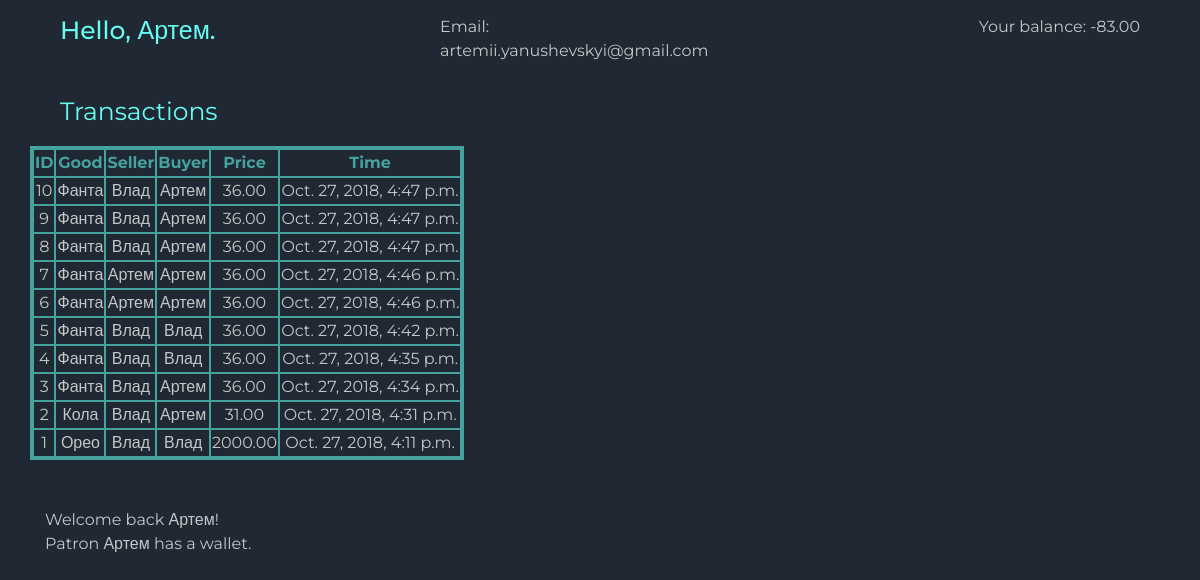
The page /retail/patron/Артем/ on the database as committed earlier.
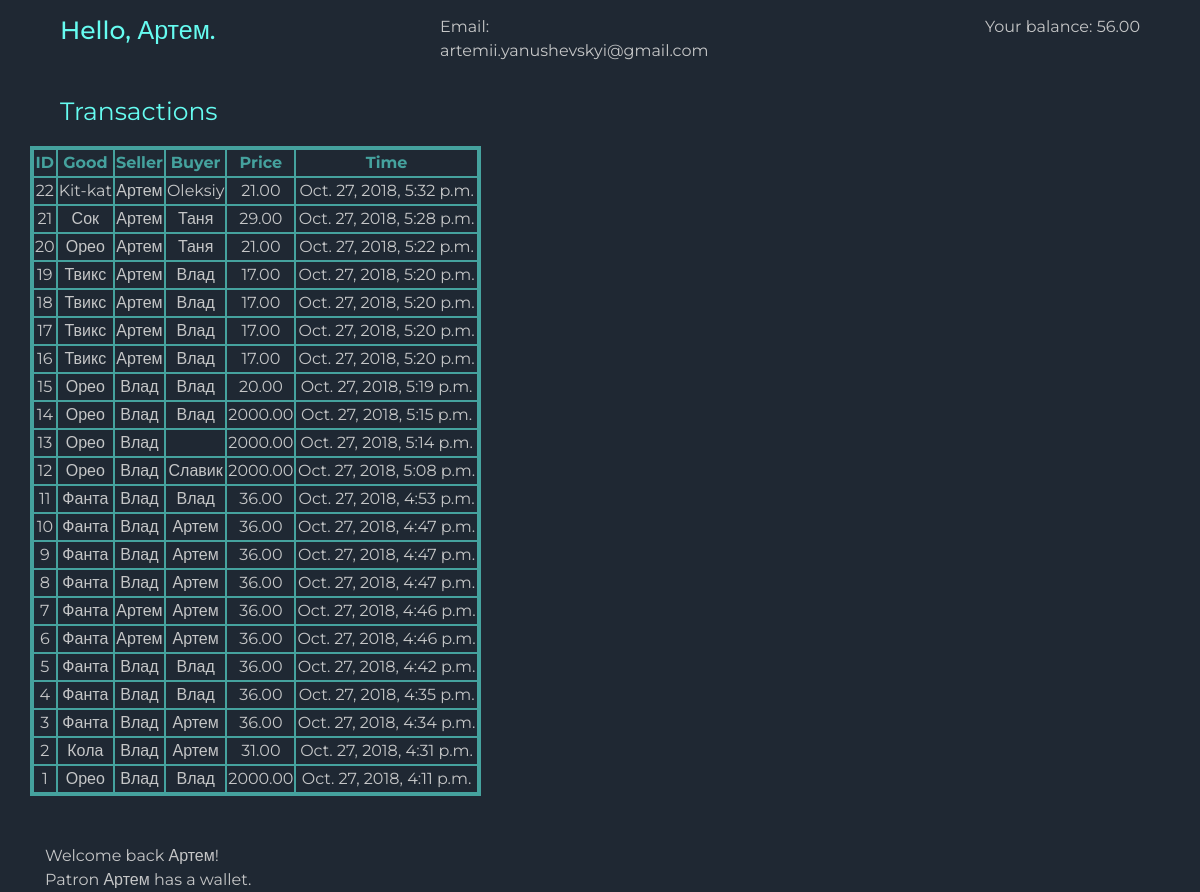
The same page on the database as committed later.
### retail/models.py (models this page shows)
class Wallet(models.Model):
    balance = models.DecimalField(decimal_places=2, max_digits=10, default=0)
    patron = models.OneToOneField(
        Patron, related_name='wallet', on_delete=models.PROTECT
    )
    class Meta:
        verbose_name = 'Wallet'
        verbose_name_plural = ' Wallets'

class Purchase(models.Model):
    name = models.CharField(max_length=255)
    price = models.DecimalField(default=0, max_digits=10, decimal_places=2)
    seller = models.ForeignKey(Patron, on_delete=models.CASCADE, related_name='seller')
    buyer = models.ForeignKey(Patron, on_delete=models.CASCADE, related_name='buyer')
    created = models.DateTimeField(auto_now_add=True)
    class Meta:
        verbose_name = 'Purchase'
        verbose_name_plural = 'Purchases'

class Patron(models.Model):
    nickname = models.CharField(max_length=40)
    email = models.CharField(max_length=20, null=True)

### retail/templates/retail/dashboard.html (shortened to what this page needs)
{% load static %}
<!doctype html>
<html lang="en">
  <head>
    <link rel="stylesheet" href="https://stackpath.bootstrapcdn.com/bootstrap/4.1.3/css/bootstrap.min.css">
    <link rel="stylesheet" href="{% static 'css/style.css' %}">
  </head>
  <body>
  <div class='container'>
    <div class="row align-items-start justify-content-between">
      <div class="col-4"><h1>Hello, {{ patron.nickname }}.</h1></div>
      <div class="col-4"><p>Email: {{ patron.email }}</p></div>
      <div class="col-4 text-right"><p>Your balance: {{ wallet.balance }}</p></div>
    </div>
    <div class="row align-items-center">
      Transactions
    </div>
    <div class="row align-items-end">
      <div id="purchases">
        <table class="table-responsive">
          <tr><th>ID</th><th>Good</th><th>Seller</th><th>Buyer</th><th>Price</th><th>Time</th></tr>
          {% for purchase in purchases %}
          <tr><td>{{ purchase.pk }}</td><td>{{ purchase.name }}</td><td>{{ purchase.seller.nickname }}</td><td>{{ purchase.buyer.nickname }}</td><td>{{ purchase.price }}</td><td>{{ purchase.created }}</td></tr>
          {% endfor %}
        </table>
      </div>
    </div><br><br>
    {{ message | safe }}
  </div>
  </body>
</html>

Rows that differ between the two databases and show on the page:
changed Wallet: balance "-83.00" → "56.00"
added Purchase: pk "22", name "Kit-kat", seller.nickname "Артем", buyer.nickname "Oleksiy", price "21.00", created "Oct. 27, 2018, 5:32 p.m."
added Purchase: pk "21", name "Сок", seller.nickname "Артем", buyer.nickname "Таня", price "29.00", created "Oct. 27, 2018, 5:28 p.m."
added Purchase: pk "20", name "Орео", seller.nickname "Артем", buyer.nickname "Таня", price "21.00", created "Oct. 27, 2018, 5:22 p.m."
added Purchase: pk "19", name "Твикс", seller.nickname "Артем", buyer.nickname "Влад", price "17.00", created "Oct. 27, 2018, 5:20 p.m."
added Purchase: pk "18", name "Твикс", seller.nickname "Артем", buyer.nickname "Влад", price "17.00", created "Oct. 27, 2018, 5:20 p.m."
added Purchase: pk "17", name "Твикс", seller.nickname "Артем", buyer.nickname "Влад", price "17.00", created "Oct. 27, 2018, 5:20 p.m."
added Purchase: pk "16", name "Твикс", seller.nickname "Артем", buyer.nickname "Влад", price "17.00", created "Oct. 27, 2018, 5:20 p.m."
added Purchase: pk "15", name "Орео", seller.nickname "Влад", buyer.nickname "Влад", price "20.00", created "Oct. 27, 2018, 5:19 p.m."
added Purchase: pk "14", name "Орео", seller.nickname "Влад", buyer.nickname "Влад", price "2000.00", created "Oct. 27, 2018, 5:15 p.m."
added Purchase: pk "13", name "Орео", seller.nickname "Влад", price "2000.00", created "Oct. 27, 2018, 5:14 p.m."
added Purchase: pk "12", name "Орео", seller.nickname "Влад", buyer.nickname "Славик", price "2000.00", created "Oct. 27, 2018, 5:08 p.m."
added Purchase: pk "11", name "Фанта", seller.nickname "Влад", buyer.nickname "Влад", price "36.00", created "Oct. 27, 2018, 4:53 p.m."
